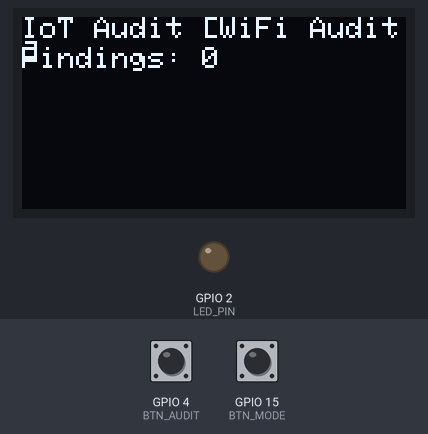
The sketch below on a simulated ESP32. On the bench: 128×64 one-colour display, output pins drawn as LEDs (lit = HIGH). Dashed ring = blinking. The test bench sets the inputs (shaded band); at power-on: GPIO 4 (BTN_AUDIT) HIGH, GPIO 15 (BTN_MODE) HIGH. A WiFi scan finds three made-up networks; nothing arrives over Bluetooth unless stated; what the sketch prints to the serial monitor is not drawn.

Above: at 1.2 s.
1.3 s: GPIO 4 (BTN_AUDIT) pulled LOW for 3.2 s
At 4.6 s:
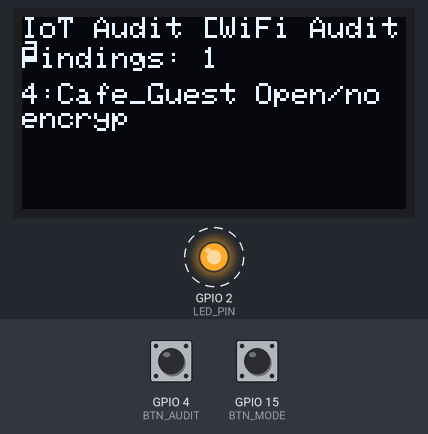
7.3 s: GPIO 15 (BTN_MODE) pulled LOW for 3.2 s
At 7.67 s:
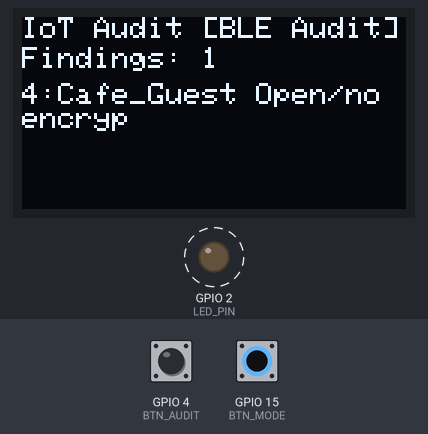
12.0 s: GPIO 4 (BTN_AUDIT) pulled LOW for 0.15 s
At 13.5 s:
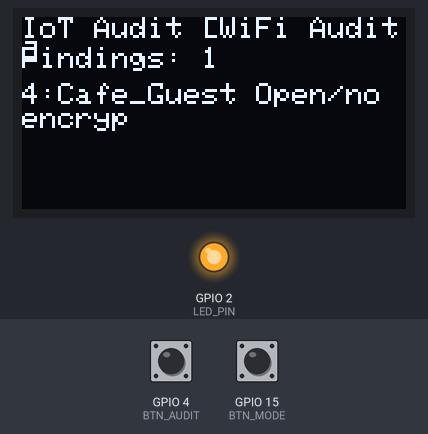
15.1 s: GPIO 4 (BTN_AUDIT) pulled LOW for 1 s
At 18.2 s:
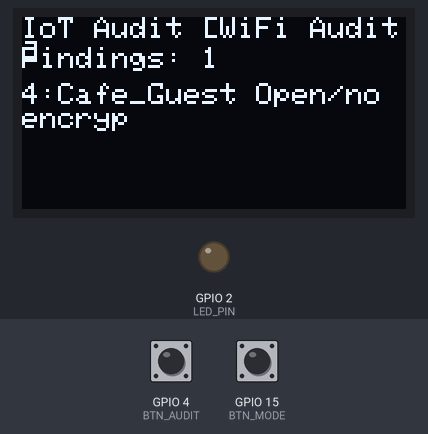
18.8 s: GPIO 15 (BTN_MODE) pulled LOW for 0.15 s
At 19.9 s:
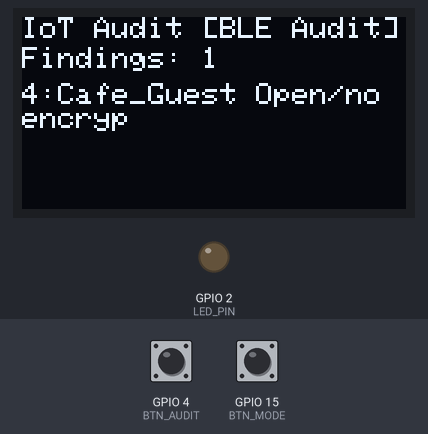
20.5 s: GPIO 4 (BTN_AUDIT) pulled LOW for 0.15 s
At 26.5 s:
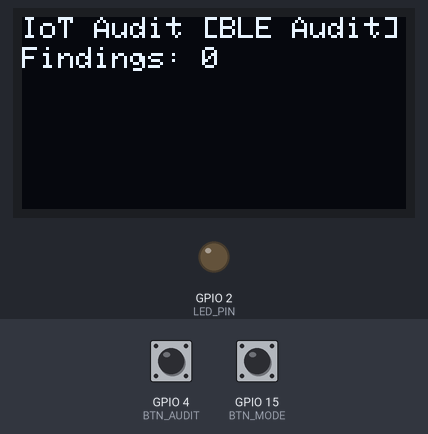
Timing chart, 0 to 27.2 s (numbered marks = the images above; inputs shaded):
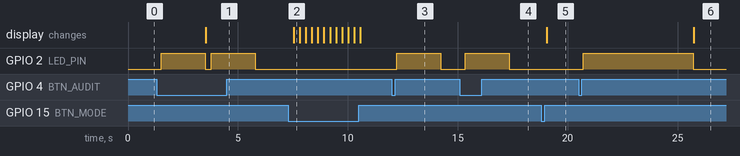

Measured:
- after the input at 1.3 s, GPIO 2 (LED_PIN): alternates HIGH for 2.0 s and LOW for 0.28 s, starting after 0.21 s; the display: changes after 2.2 s (image 1)
- after the input at 7.3 s, the display: changes after 0.24 s (image 2)
- after the input at 12.0 s, GPIO 2 (LED_PIN): LOW → HIGH after 0.22 s, → LOW 2.0 s later
- after the input at 15.1 s, GPIO 2 (LED_PIN): LOW → HIGH after 0.25 s, → LOW 2.0 s later
- after the input at 18.8 s, the display: changes after 0.25 s (image 5)
- after the input at 20.5 s, GPIO 2 (LED_PIN): LOW → HIGH after 0.20 s, → LOW 5.0 s later; the display: changes after 5.2 s (image 6)

The sketch:

firmware.ino
```cpp
/*
 * ESP RF IoT Audit - firmware.ino
 * Audits RF-based IoT devices (433MHz, BLE, Wi-Fi) for
 * security weaknesses: unencrypted communications, replay
 * vulnerability, weak authentication, and default credentials.
 *
 * Hardware: ESP32 DevKit + 433MHz RX module + OLED SSD1306
 * Wiring:  RF RX -> GPIO13, SDA -> GPIO21, SCL -> GPIO22
 */

#include <WiFi.h>
#include <esp_wifi.h>
#include <BLEDevice.h>
#include <BLEScan.h>
#include <RCSwitch.h>
#include <Wire.h>
#include <Adafruit_SSD1306.h>

#define SCREEN_W 128
#define SCREEN_H  64
Adafruit_SSD1306 oled(SCREEN_W, SCREEN_H, &Wire, -1);

#define LED_PIN    2
#define RF_RX_PIN 13
#define BTN_AUDIT  4  // Start audit
#define BTN_MODE  15  // Switch audit type

RCSwitch rfRX = RCSwitch();
BLEScan *pBLEScan;

// ---------- Audit results ----------
#define MAX_FINDINGS 24
typedef struct {
  char device[24];
  char issue[32];
  uint8_t severity;  // 1=low, 2=medium, 3=high, 4=critical
} AuditFinding;

static AuditFinding findings[MAX_FINDINGS];
static int findingCount = 0;
static int auditMode = 0;  // 0=WiFi, 1=BLE, 2=RF
static const char *modeNames[] = {"WiFi Audit", "BLE Audit", "RF Audit"};

// ---------- Add finding ----------
void addFinding(const char *device, const char *issue, uint8_t severity) {
  if (findingCount >= MAX_FINDINGS) return;
  strncpy(findings[findingCount].device, device, 23);
  strncpy(findings[findingCount].issue, issue, 31);
  findings[findingCount].severity = severity;
  findingCount++;

  const char *sevStr[] = {"", "LOW", "MED", "HIGH", "CRIT"};
  Serial.printf("[AUDIT] [%s] %s: %s\n", sevStr[severity], device, issue);
}

// ---------- Wi-Fi audit ----------
void auditWiFi() {
  Serial.println("[AUDIT] Scanning Wi-Fi...");
  int n = WiFi.scanNetworks(false, true);

  for (int i = 0; i < n; i++) {
    String ssid = WiFi.SSID(i);
    wifi_auth_mode_t auth = WiFi.encryptionType(i);

    // Check for open networks
    if (auth == WIFI_AUTH_OPEN && ssid.length() > 0) {
      addFinding(ssid.c_str(), "Open/no encryption", 4);
    }

    // Check for WEP (deprecated)
    if (auth == WIFI_AUTH_WEP) {
      addFinding(ssid.c_str(), "WEP (broken crypto)", 3);
    }

    // Check for default SSID patterns
    if (ssid.startsWith("TP-Link") || ssid.startsWith("NETGEAR") ||
        ssid.startsWith("linksys") || ssid.startsWith("default")) {
      addFinding(ssid.c_str(), "Default SSID (unconfigured)", 2);
    }

    // Check for hidden SSID
    if (ssid.length() == 0) {
      char bssid[18];
      snprintf(bssid, 18, "%02X:%02X:%02X:%02X:%02X:%02X",
               WiFi.BSSID(i)[0], WiFi.BSSID(i)[1], WiFi.BSSID(i)[2],
               WiFi.BSSID(i)[3], WiFi.BSSID(i)[4], WiFi.BSSID(i)[5]);
      addFinding(bssid, "Hidden SSID (obscurity)", 1);
    }
  }
  WiFi.scanDelete();
}

// ---------- BLE audit ----------
class AuditBLECallback : public BLEAdvertisedDeviceCallbacks {
  void onResult(BLEAdvertisedDevice dev) override {
    String name = dev.haveName() ? String(dev.getName().c_str()) : "Unknown";

    // Check for devices broadcasting in clear
    if (dev.haveServiceData()) {
      addFinding(name.c_str(), "Svc data in cleartext", 2);
    }

    // Check for easily trackable devices
    if (dev.getAddressType() == BLE_ADDR_TYPE_PUBLIC) {
      addFinding(name.c_str(), "Public BLE address (trackable)", 2);
    }

    // Check for devices with no pairing
    if (dev.haveManufacturerData()) {
      std::string mfg = dev.getManufacturerData();
      if (mfg.length() > 20) {
        addFinding(name.c_str(), "Large MFG payload (data leak?)", 1);
      }
    }
  }
};

void auditBLE() {
  Serial.println("[AUDIT] Scanning BLE...");
  pBLEScan->start(5, false);
  pBLEScan->clearResults();
}

// ---------- RF audit ----------
void auditRF() {
  Serial.println("[AUDIT] Listening for 433MHz...");
  unsigned long start = millis();
  int rfCount = 0;

  while (millis() - start < 10000) {
    if (rfRX.available()) {
      unsigned long code = rfRX.getReceivedValue();
      unsigned int bits = rfRX.getReceivedBitlength();
      unsigned int proto = rfRX.getReceivedProtocol();
      rfRX.resetAvailable();

      if (code == 0) continue;
      rfCount++;

      char devName[24];
      snprintf(devName, 24, "RF_%lu", code % 10000);

      // All basic 433MHz is unencrypted
      addFinding(devName, "No encryption (replay vuln)", 3);

      if (bits < 16) {
        addFinding(devName, "Short code (brute-force)", 3);
      }

      if (proto == 1 && bits == 24) {
        addFinding(devName, "Common PT2262 (replay easy)", 2);
      }
    }
    delay(10);
  }
  Serial.printf("[RF] Captured %d signals.\n", rfCount);
}

// ---------- Display ----------
void updateDisplay() {
  oled.clearDisplay();
  oled.setTextSize(1);
  oled.setTextColor(SSD1306_WHITE);
  oled.setCursor(0, 0);
  oled.printf("IoT Audit [%s]", modeNames[auditMode]);
  oled.setCursor(0, 10);
  oled.printf("Findings: %d", findingCount);

  int start = max(0, findingCount - 4);
  for (int i = start; i < findingCount; i++) {
    int y = 22 + (i - start) * 10;
    oled.setCursor(0, y);
    oled.printf("%d:%.10s %.14s", findings[i].severity,
                findings[i].device, findings[i].issue);
  }
  oled.display();
}

// ---------- Setup ----------
void setup() {
  Serial.begin(115200);
  Serial.println("[IoTAudit] Starting...");

  pinMode(LED_PIN, OUTPUT);
  pinMode(BTN_AUDIT, INPUT_PULLUP);
  pinMode(BTN_MODE, INPUT_PULLUP);

  Wire.begin(21, 22);
  oled.begin(SSD1306_SWITCHCAPVCC, 0x3C);

  WiFi.mode(WIFI_STA);
  WiFi.disconnect();

  BLEDevice::init("IoT_Auditor");
  pBLEScan = BLEDevice::getScan();
  pBLEScan->setAdvertisedDeviceCallbacks(new AuditBLECallback());
  pBLEScan->setActiveScan(true);

  rfRX.enableReceive(digitalPinToInterrupt(RF_RX_PIN));

  updateDisplay();
  Serial.println("[IoTAudit] Ready.");
}

// ---------- Main loop ----------
void loop() {
  if (digitalRead(BTN_MODE) == LOW) {
    delay(200);
    auditMode = (auditMode + 1) % 3;
    updateDisplay();
  }

  if (digitalRead(BTN_AUDIT) == LOW) {
    delay(200);
    findingCount = 0;
    digitalWrite(LED_PIN, HIGH);
    switch (auditMode) {
      case 0: auditWiFi(); break;
      case 1: auditBLE(); break;
      case 2: auditRF(); break;
    }
    digitalWrite(LED_PIN, LOW);
    updateDisplay();

    Serial.printf("\n=== AUDIT REPORT (%d findings) ===\n", findingCount);
    for (int i = 0; i < findingCount; i++) {
      Serial.printf("  [%d] %s: %s\n", findings[i].severity,
                    findings[i].device, findings[i].issue);
    }
  }

  delay(50);
}
```
